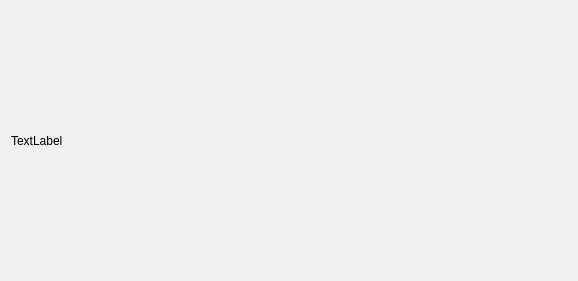
<ui version="4.0" >
 <class>HeightmapDisplay</class>
 <widget class="QWidget" name="HeightmapDisplay" >
  <property name="geometry" >
   <rect>
    <x>0</x>
    <y>0</y>
    <width>578</width>
    <height>281</height>
   </rect>
  </property>
  <property name="sizePolicy" >
   <sizepolicy vsizetype="Fixed" hsizetype="Fixed" >
    <horstretch>0</horstretch>
    <verstretch>0</verstretch>
   </sizepolicy>
  </property>
  <property name="windowTitle" >
   <string>Heightmap</string>
  </property>
  <layout class="QHBoxLayout" name="horizontalLayout_2" >
   <property name="sizeConstraint" >
    <enum>QLayout::SetDefaultConstraint</enum>
   </property>
   <item>
    <layout class="QHBoxLayout" name="horizontalLayout" >
     <item>
      <widget class="QLabel" name="imageLabel" >
       <property name="text" >
        <string>TextLabel</string>
       </property>
      </widget>
     </item>
    </layout>
   </item>
  </layout>
 </widget>
 <resources/>
 <connections/>
</ui>
